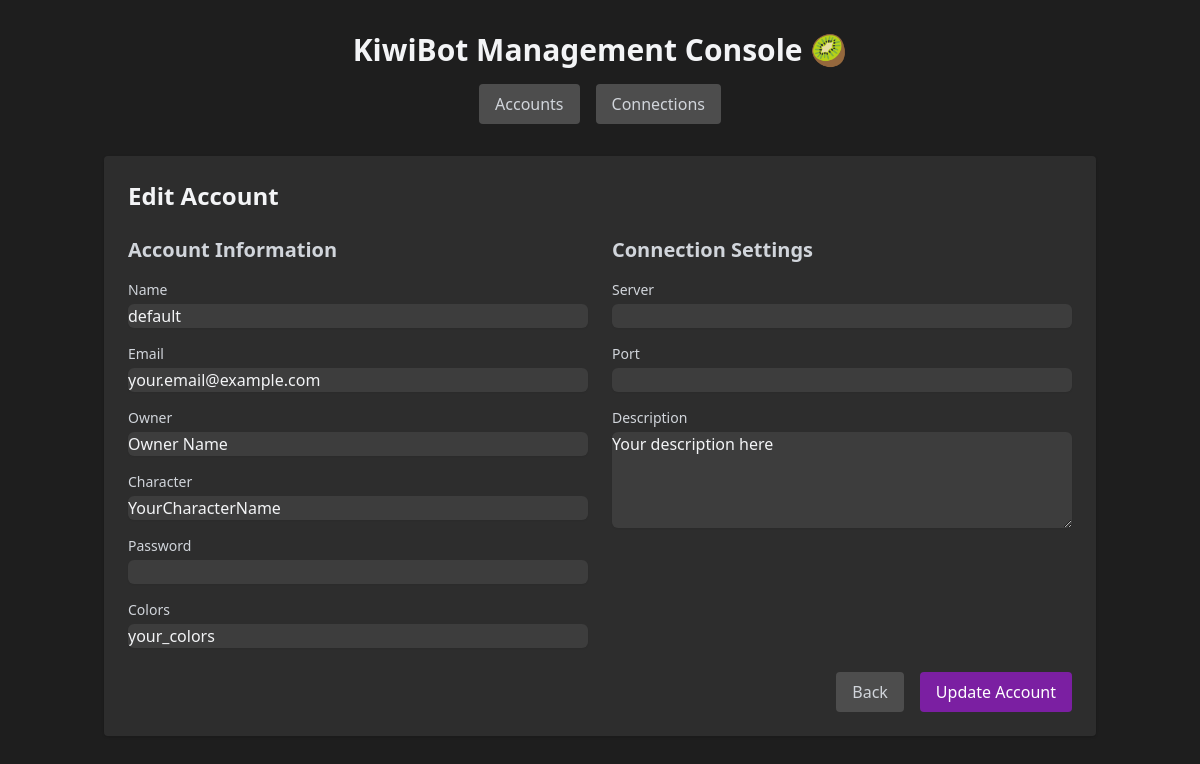
/accounts/1/edit, run on the app's committed database.
### tables this page shows
CREATE TABLE account (
            id INTEGER PRIMARY KEY AUTOINCREMENT,
            email TEXT NOT NULL,
            character TEXT NOT NULL,
            password TEXT NOT NULL,
            colors TEXT NOT NULL,
            description TEXT NOT NULL,
            owner TEXT NOT NULL
        , name TEXT);

### admin/app.py (the view, shortened to what this page needs)
@app.route('/accounts/<int:account_id>/edit', methods=['GET', 'POST'])
def edit_account(account_id):
    account = get_account(account_id=account_id)
    if not account:
        flash(f"Account with ID {account_id} not found", "error")
        return redirect(url_for('index'))
    connection = get_connection_config(account_id=account_id)
    if not connection:
        connection = {'server': 'lightbringer.furcadia.com', 'port': 6500}
    return render_template('account_form.html', title=f"Edit Account: {account['name']}",
                         account=account, connection=connection)

### admin/app.py (called while the page is built)
@app.context_processor
def utility_processor():
    return {
        'app_name': 'KiwiBot Manager',
        'app_version': '1.0.0'
    }

### db/config.py (called while the page is built)
def get_connection():
    conn = sqlite3.connect(DB_PATH)
    conn.row_factory = sqlite3.Row  # Enable row factory for dict-like access
    return conn

def get_account(account_id=None, name=None):
    if account_id is None and name is None:
        account_id = 1
    conn = get_connection()
    try:
        cursor = conn.cursor()
        if account_id is not None:
            cursor.execute("SELECT * FROM account WHERE id = ?", (account_id,))
        else:
            cursor.execute("SELECT * FROM account WHERE name = ?", (name,))
        row = cursor.fetchone()
        if row:
            return dict(row)
        return None
    finally:
        conn.close()

def get_connection_config(conn_id=None, account_id=None, account_name=None):
    if account_name is not None:
        account = get_account(name=account_name)
        if account:
            account_id = account['id']
    conn = get_connection()
    try:
        cursor = conn.cursor()
        if conn_id is not None:
            cursor.execute("SELECT * FROM connection WHERE id = ?", (conn_id,))
        elif account_id is not None:
            cursor.execute("SELECT * FROM connection WHERE account_id = ?", (account_id,))
        else:
            cursor.execute("SELECT * FROM connection LIMIT 1")
        row = cursor.fetchone()
        if row:
            return dict(row)
        return None
    finally:
        conn.close()

### admin/templates/account_form.html (shortened to what this page needs)
{% extends "base.html" %}
{% block content %}
<div class="bg-dark-200 p-6 rounded shadow">
    <h1 class="text-2xl font-bold mb-6">{% if account %}Edit{% else %}Add{% endif %} Account</h1>
    <form method="POST" class="space-y-6">
        <div class="grid grid-cols-1 md:grid-cols-2 gap-6">
            <div class="space-y-4">
                <h2 class="text-xl font-semibold text-gray-300">Account Information</h2>
                <div>
                    <label for="name" class="block text-sm font-medium text-gray-300">Name</label>
                    <input type="text" name="name" id="name" value="{{ account.name if account else '' }}"
                           class="mt-1 block w-full rounded-md bg-dark-300 border-dark-400 text-gray-100 shadow-sm focus:border-purple-500 focus:ring-purple-500" required>
                </div>
                <div>
                    <label for="email" class="block text-sm font-medium text-gray-300">Email</label>
                    <input type="email" name="email" id="email" value="{{ account.email if account else '' }}"
                           class="mt-1 block w-full rounded-md bg-dark-300 border-dark-400 text-gray-100 shadow-sm focus:border-purple-500 focus:ring-purple-500" required>
                </div>
                <div>
                    <label for="owner" class="block text-sm font-medium text-gray-300">Owner</label>
                    <input type="text" name="owner" id="owner" value="{{ account.owner if account else '' }}"
                           class="mt-1 block w-full rounded-md bg-dark-300 border-dark-400 text-gray-100 shadow-sm focus:border-purple-500 focus:ring-purple-500">
                </div>
                <div>
                    <label for="character" class="block text-sm font-medium text-gray-300">Character</label>
                    <input type="text" name="character" id="character" value="{{ account.character if account else '' }}"
                           class="mt-1 block w-full rounded-md bg-dark-300 border-dark-400 text-gray-100 shadow-sm focus:border-purple-500 focus:ring-purple-500">
                </div>
                <div>
                    <label for="password" class="block text-sm font-medium text-gray-300">Password</label>
                    <input type="password" name="password" id="password"
                           class="mt-1 block w-full rounded-md bg-dark-300 border-dark-400 text-gray-100 shadow-sm focus:border-purple-500 focus:ring-purple-500">
                </div>
                <div>
                    <label for="colors" class="block text-sm font-medium text-gray-300">Colors</label>
                    <input type="text" name="colors" id="colors" value="{{ account.colors if account else '' }}"
                           class="mt-1 block w-full rounded-md bg-dark-300 border-dark-400 text-gray-100 shadow-sm focus:border-purple-500 focus:ring-purple-500">
                </div>
            </div>
            <div class="space-y-4">
                <h2 class="text-xl font-semibold text-gray-300">Connection Settings</h2>
                <div>
                    <label for="server" class="block text-sm font-medium text-gray-300">Server</label>
                    <input type="text" name="server" id="server" value="{{ account.connection.server if account and account.connection else '' }}"
                           class="mt-1 block w-full rounded-md bg-dark-300 border-dark-400 text-gray-100 shadow-sm focus:border-purple-500 focus:ring-purple-500">
                </div>
                <div>
                    <label for="port" class="block text-sm font-medium text-gray-300">Port</label>
                    <input type="number" name="port" id="port" value="{{ account.connection.port if account and account.connection else '' }}"
                           class="mt-1 block w-full rounded-md bg-dark-300 border-dark-400 text-gray-100 shadow-sm focus:border-purple-500 focus:ring-purple-500">
                </div>
                <div>
                    <label for="description" class="block text-sm font-medium text-gray-300">Description</label>
                    <textarea name="description" id="description" rows="4"
                              class="mt-1 block w-full rounded-md bg-dark-300 border-dark-400 text-gray-100 shadow-sm focus:border-purple-500 focus:ring-purple-500">{{ account.description if account else '' }}</textarea>
                </div>
            </div>
        </div>
        <div class="flex justify-end space-x-4">
            <a href="{{ url_for('index') }}" class="px-4 py-2 bg-dark-400 hover:bg-dark-500 rounded text-gray-300">Back</a>
            <button type="submit" class="px-4 py-2 bg-purple-500 hover:bg-purple-600 text-white rounded">
                {% if account %}Update{% else %}Create{% endif %} Account
            </button>
        </div>
    </form>
</div>
{% endblock %}

### data on the page
account: name "default", email "your.email@example.com", owner "Owner Name", character "YourCharacterName", colors "your_colors", description "Your description here"
